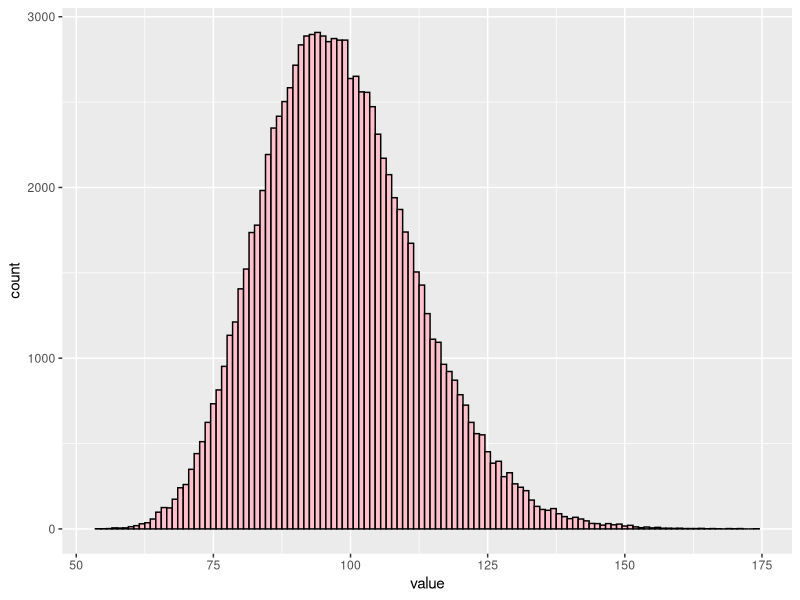

The R source for this figure: (Note: this script raises an error after producing the figure.)
library(tidyverse)

getSpotLastPrices <- function(Spot   = 95,
                              Strike = 100,
                              r      = 0.06,
                              Vol    = 0.2,
                              Expiry = 0.5,
                              nReps  = 100) {
  
  variance <- Vol * Vol * Expiry
  rootVariance <- sqrt(variance)
  itoCorrection <-  -0.5 * variance
  movedSpot <- Spot * exp(r * Expiry + itoCorrection)
  
  thisGaussian <- rnorm(nReps)
  thisSpot     <- movedSpot * exp(rootVariance * thisGaussian)
  thisPayoff   <- thisSpot - Strike
  thisPayoff[thisPayoff < 0] <- 0
  
  price <- mean(thisPayoff) * exp(-r * Expiry);
  # return(price)
  return(thisSpot)
  # return(movedSpot)
}

p <- getSpotLastPrices(nReps = 100000)

p %>%
  enframe() %>%
  ggplot(aes(x = value)) +
  geom_histogram(binwidth = 1, 
                 fill = "pink",
                 col  = "black")

mean(p)
(exp(rootVariance^2) - 1)*exp(rootVariance^2)
var(p - mean(p)) 



95*1.03
96.91913